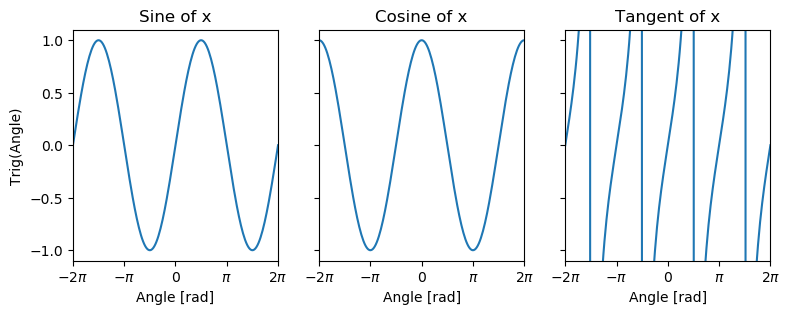

Write Python code to recreate this figure.
import numpy as np
import scipy as sp
import matplotlib.pyplot as plt
import matplotlib.gridspec as gs
plt.close('all')

pi = 3.14159
x = np.linspace(-2*pi, 2*pi, 200)
y = np.sin(x)
y2 = np.cos(x)
y3 = np.tan(x)

fig = plt.figure()
#JDP we have to define the figure size here or the aspect ratio of the subplots
#JDP will get messed up - one of the quirks of using gridspec for non-square plots.
fig.set_size_inches(9,3)

grid = gs.GridSpec(nrows=1,ncols=3)

#JDP plotting these, I can use the set_xticks and set_xticklabels functions to 
#JDP define custom x ticks - here in units of pi. I use the same LaTeX greek letter
#JDP formatting to get it to print the answer as a greek letter.
ax1 = plt.subplot(grid[0,0])
plt.plot(x, y)
plt.xlabel('Angle [rad]')
plt.ylabel('Trig(Angle)')
plt.ylim(-1.1,1.1)
plt.xlim(-2*pi,2*pi)
ax1.set_xticks([-2*pi, -pi, 0, pi, 2*pi])
ax1.set_xticklabels(['$-2\pi$','$-\pi$', '0', '$\pi$', '$2\pi$'])
ax1.set_title('Sine of x')

ax2 = plt.subplot(grid[0,1])
plt.plot(x, y2)
plt.xlabel('Angle [rad]')
plt.ylim(-1.1,1.1)
plt.xlim(-2*pi,2*pi)
ax2.set_xticks([-2*pi, -pi, 0, pi, 2*pi])
ax2.set_xticklabels(['$-2\pi$','$-\pi$', '0', '$\pi$', '$2\pi$'])
ax2.set_yticklabels([])
ax2.set_title('Cosine of x')


ax3 = plt.subplot(grid[0,2])
plt.plot(x, y3)
plt.xlabel('Angle [rad]')
plt.ylim(-1.1,1.1)
plt.xlim(-2*pi,2*pi)
ax3.set_xticks([-2*pi, -pi, 0, pi, 2*pi])
ax3.set_xticklabels(['$-2\pi$','$-\pi$', '0', '$\pi$', '$2\pi$'])
ax3.set_yticklabels([])
ax3.set_title('Tangent of x')

#JDP The argument bbox_inches="tight" is necessary for gridspec - as without it
#JDP the axis labels will be clipped off the final figure. It's because strictly
#JDP the axis labels are outside the grid boxes, so you have to force the computer
#JDP to make space for them, which is what this command does. Remove it and see
#JDP what happens to the output file!
plt.savefig('ex_3_q_1.png',bbox_inches="tight")